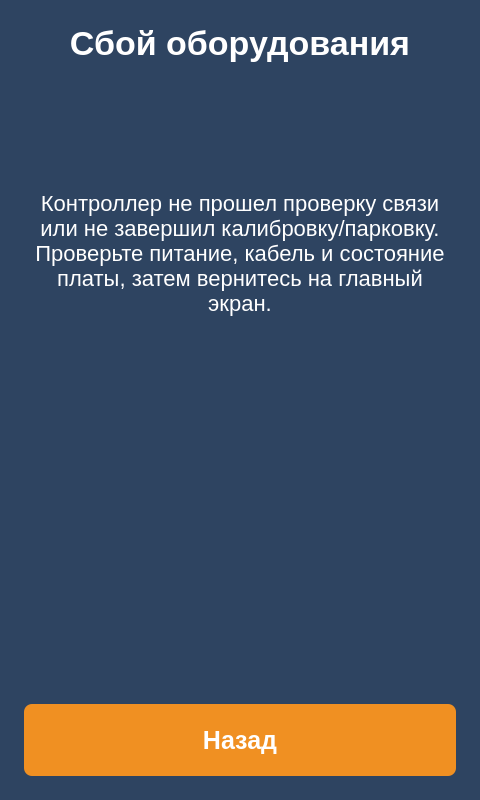
<?xml version="1.0" encoding="UTF-8"?>
<ui version="4.0">
 <class>screen_36_hardware_err</class>
 <widget class="QWidget" name="screen_36_hardware_err">
  <property name="geometry"><rect><x>0</x><y>0</y><width>480</width><height>800</height></rect></property>
  <property name="windowTitle"><string>screen_36_hardware_err</string></property>
  <property name="styleSheet"><string notr="true">QWidget{
	background-color: #2e4461;
}
QLabel {
	background: none;
	color: #FFFFFF;
	border-width: 0px;
	border-radius: 0px;
	font-family: &quot;Roboto&quot;, Sans-serif;
}
QPushButton {
	color: #FFFFFF;
	background-color: #f09022;
	border-width: 0px;
	border-radius: 8px;
	font-weight: 600;
	font-family: &quot;Roboto&quot;, Sans-serif;
}</string></property>
  <layout class="QVBoxLayout" name="verticalLayout">   <property name="leftMargin"><number>24</number></property>
   <property name="topMargin"><number>24</number></property>
   <property name="rightMargin"><number>24</number></property>
   <property name="bottomMargin"><number>24</number></property>
   <property name="spacing"><number>16</number></property>   <item>
    <widget class="QLabel" name="lbl_title">
     <property name="text"><string>Сбой оборудования</string></property>
   <property name="alignment"><set>Qt::AlignCenter</set></property>
   <property name="styleSheet"><string notr="true">font-size: 34px; font-weight: 700;</string></property>
    </widget>
   </item>   <item>
    <widget class="QLabel" name="lbl_icon">
     <property name="minimumSize"><size><width>0</width><height>96</height></size></property>
     <property name="alignment"><set>Qt::AlignCenter</set></property>
     <property name="pixmap"><pixmap resource="../img/resources.qrc">:/icons/error.png</pixmap></property>
     <property name="scaledContents"><bool>false</bool></property>
    </widget>
   </item>   <item>
    <widget class="QLabel" name="lbl_body">
     <property name="text"><string>Контроллер не прошел проверку связи или не завершил калибровку/парковку.
Проверьте питание, кабель и состояние платы, затем вернитесь на главный экран.</string></property>
   <property name="alignment"><set>Qt::AlignCenter</set></property>
   <property name="styleSheet"><string notr="true">font-size: 22px;</string></property>
   <property name="wordWrap"><bool>true</bool></property>
    </widget>
   </item>   <item>
    <spacer name="verticalSpacer">
     <property name="orientation"><enum>Qt::Vertical</enum></property>
     <property name="sizeHint" stdset="0"><size><width>20</width><height>40</height></size></property>
    </spacer>
   </item>   <item>
    <widget class="QPushButton" name="btn_back">
     <property name="text"><string>Назад</string></property>
     <property name="styleSheet"><string notr="true">QPushButton { color: #FFFFFF; background-color: #f09022; border-radius: 8px; font-weight: 600; font-size: 25px; min-height: 72px; }</string></property>
    </widget>
   </item>  </layout>
 </widget>
 <resources>
  <include location="../img/resources.qrc"/>
 </resources>
 <connections/>
</ui>
